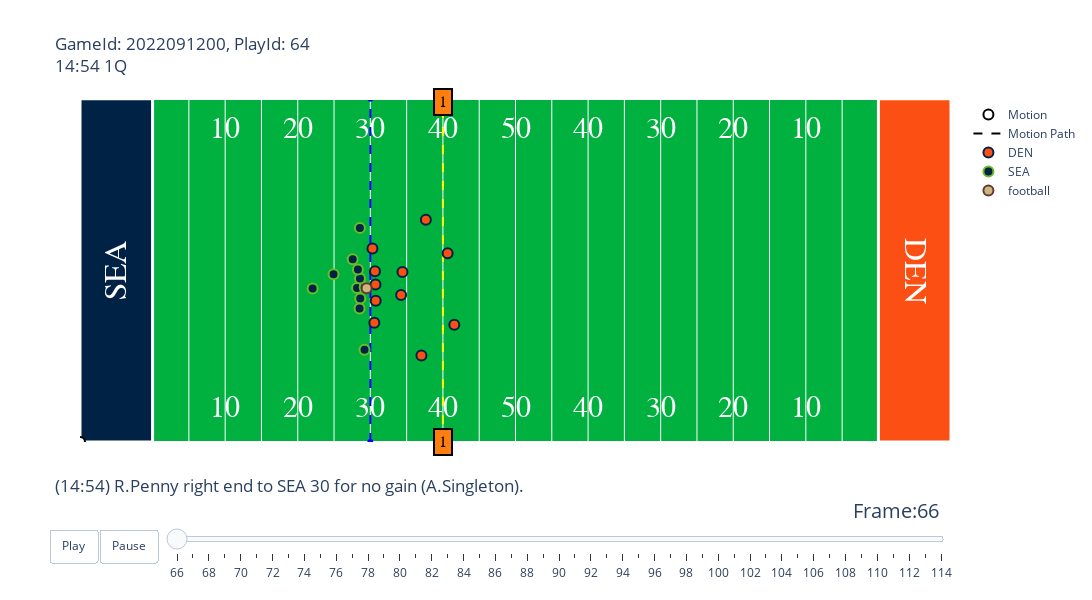

Here is the notebook cell this chart was saved with:
### Code cell
animate_play_with_motion(GAMES_DF, TRACKING_WEEK_1, PLAYS_DF, PLAYERS_DF, EX_PLAY[0], EX_PLAY[1], start_frame=play_motion_frames[EX_PLAY][0][0], end_frame=play_motion_frames[EX_PLAY][0][1]).show()

### Figure 1 — Plotly figure (JSON) as saved in the notebook; plotly's stock layout.template omitted (floating-point values rounded to 4 significant figures)
{"data": [{"hoverinfo": "none", "mode": "text", "showlegend": false, "text": ["10", "20", "30", "40", "50", "40", "30", "20", "10"], "textfont": {"color": "#ffffff", "family": "Courier New, monospace", "size": 30}, "type": "scatter", "x": [20, 30, 40, 50, 60, 70, 80, 90, 100], "y": [5, 5, 5, 5, 5, 5, 5, 5, 5]}, {"hoverinfo": "none", "mode": "text", "showlegend": false, "text": ["10", "20", "30", "40", "50", "40", "30", "20", "10"], "textfont": {"color": "#ffffff", "family": "Courier New, monospace", "size": 30}, "type": "scatter", "x": [20, 30, 40, 50, 60, 70, 80, 90, 100], "y": [48.5, 48.5, 48.5, 48.5, 48.5, 48.5, 48.5, 48.5, 48.5]}, {"hoverinfo": "none", "line": {"color": "blue", "dash": "dash"}, "showlegend": false, "type": "scatter", "x": [40, 40], "y": [0, 53.5]}, {"hoverinfo": "none", "line": {"color": "yellow", "dash": "dash"}, "showlegend": false, "type": "scatter", "x": [50, 50], "y": [0, 53.5]}, {"fill": "toself", "fillcolor": "#002244", "hoverinfo": "skip", "line": {"color": "white", "width": 3}, "mode": "lines", "opacity": 1, "showlegend": false, "type": "scatter", "x": [0, 0, 10, 10, 0], "y": [0, 53.5, 53.5, 0, 0]}, {"fill": "toself", "fillcolor": "#FB4F14", "hoverinfo": "skip", "line": {"color": "white", "width": 3}, "mode": "lines", "opacity": 1, "showlegend": false, "type": "scatter", "x": [110, 110, 120, 120, 110], "y": [0, 53.5, 53.5, 0, 0]}, {"marker": {"color": "white", "line": {"color": "black", "width": 2}, "size": 10}, "mode": "markers", "name": "Motion", "type": "scatter", "x": [0], "y": [0]}, {"line": {"color": "black", "dash": "dash", "width": 2}, "mode": "lines", "name": "Motion Path", "showlegend": true, "type": "scatter", "x": [0], "y": [0]}, {"hoverinfo": "text", "marker": {"color": "#FB4F14", "line": {"color": "#002244", "width": 2}, "size": 10}, "mode": "markers", "name": "DEN", "type": "scatter", "x": [50.65, 47.04, 40.55, 40.74, 44.43, 51.57, 40.71, 40.29, 40.64, 44.24, 47.65], "y": [29.42, 13.48, 18.59, 22, 26.48, 18.27, 24.54, 30.17, 26.6, 22.9, 34.65]}, {"hoverinfo": "text", "marker": {"color": "#002244", "line": {"color": "#69BE28", "width": 2}, "size": 10}, "mode": "markers", "name": "SEA", "type": "scatter", "x": [38.17, 38.61, 39.2, 39.23, 32.05, 34.93, 37.57, 38.56, 38.57, 38.29, 38.52], "y": [24, 22.37, 14.37, 24.1, 23.94, 26.16, 28.49, 33.37, 25.5, 26.88, 20.79]}, {"hoverinfo": "none", "marker": {"color": "#CBB67C", "line": {"color": "#663831", "width": 2}, "size": 10}, "mode": "markers", "name": "football", "type": "scatter", "x": [39.49], "y": [23.97]}], "layout": {"annotations": [{"align": "center", "bgcolor": "#ff7f0e", "bordercolor": "black", "borderpad": 4, "borderwidth": 2, "font": {"color": "black", "family": "Courier New, monospace", "size": 16}, "opacity": 1, "showarrow": false, "text": "1", "x": 50, "y": 0}, {"align": "center", "bgcolor": "#ff7f0e", "bordercolor": "black", "borderpad": 4, "borderwidth": 2, "font": {"color": "black", "family": "Courier New, monospace", "size": 16}, "opacity": 1, "showarrow": false, "text": "1", "x": 50, "y": 53}, {"font": {"color": "White", "family": "Courier New, monospace", "size": 32}, "showarrow": false, "text": "SEA", "textangle": -90, "x": 5, "y": 26.75}, {"font": {"color": "White", "family": "Courier New, monospace", "size": 32}, "showarrow": false, "text": "DEN", "textangle": 90, "x": 115, "y": 26.75}], "autosize": false, "height": 600, "plot_bgcolor": "#00B140", "sliders": [{"active": 0, "currentvalue": {"font": {"size": 20}, "prefix": "Frame:", "visible": true, "xanchor": "right"}, "len": 0.9, "pad": {"b": 10, "t": 50}, "steps": [{"args": [[66], {"frame": {"duration": 100, "redraw": false}, "mode": "immediate", "transition": {"duration": 0}}], "label": "66", "method": "animate"}, {"args": [[67], {"frame": {"duration": 100, "redraw": false}, "mode": "immediate", "transition": {"duration": 0}}], "label": "67", "method": "animate"}, {"args": [[68], {"frame": {"duration": 100, "redraw": false}, "mode": "immediate", "transition": {"duration": 0}}], "label": "68", "method": "animate"}, {"args": [[69], {"frame": {"duration": 100, "redraw": false}, "mode": "immediate", "transition": {"duration": 0}}], "label": "69", "method": "animate"}, {"args": [[70], {"frame": {"duration": 100, "redraw": false}, "mode": "immediate", "transition": {"duration": 0}}], "label": "70", "method": "animate"}, {"args": [[71], {"frame": {"duration": 100, "redraw": false}, "mode": "immediate", "transition": {"duration": 0}}], "label": "71", "method": "animate"}, {"args": [[72], {"frame": {"duration": 100, "redraw": false}, "mode": "immediate", "transition": {"duration": 0}}], "label": "72", "method": "animate"}, {"args": [[73], {"frame": {"duration": 100, "redraw": false}, "mode": "immediate", "transition": {"duration": 0}}], "label": "73", "method": "animate"}, {"args": [[74], {"frame": {"duration": 100, "redraw": false}, "mode": "immediate", "transition": {"duration": 0}}], "label": "74", "method": "animate"}, {"args": [[75], {"frame": {"duration": 100, "redraw": false}, "mode": "immediate", "transition": {"duration": 0}}], "label": "75", "method": "animate"}, {"args": [[76], {"frame": {"duration": 100, "redraw": false}, "mode": "immediate", "transition": {"duration": 0}}], "label": "76", "method": "animate"}, {"args": [[77], {"frame": {"duration": 100, "redraw": false}, "mode": "immediate", "transition": {"duration": 0}}], "label": "77", "method": "animate"}, {"args": [[78], {"frame": {"duration": 100, "redraw": false}, "mode": "immediate", "transition": {"duration": 0}}], "label": "78", "method": "animate"}, {"args": [[79], {"frame": {"duration": 100, "redraw": false}, "mode": "immediate", "transition": {"duration": 0}}], "label": "79", "method": "animate"}, {"args": [[80], {"frame": {"duration": 100, "redraw": false}, "mode": "immediate", "transition": {"duration": 0}}], "label": "80", "method": "animate"}, {"args": [[81], {"frame": {"duration": 100, "redraw": false}, "mode": "immediate", "transition": {"duration": 0}}], "label": "81", "method": "animate"}, {"args": [[82], {"frame": {"duration": 100, "redraw": false}, "mode": "immediate", "transition": {"duration": 0}}], "label": "82", "method": "animate"}, {"args": [[83], {"frame": {"duration": 100, "redraw": false}, "mode": "immediate", "transition": {"duration": 0}}], "label": "83", "method": "animate"}, {"args": [[84], {"frame": {"duration": 100, "redraw": false}, "mode": "immediate", "transition": {"duration": 0}}], "label": "84", "method": "animate"}, {"args": [[85], {"frame": {"duration": 100, "redraw": false}, "mode": "immediate", "transition": {"duration": 0}}], "label": "85", "method": "animate"}, {"args": [[86], {"frame": {"duration": 100, "redraw": false}, "mode": "immediate", "transition": {"duration": 0}}], "label": "86", "method": "animate"}, {"args": [[87], {"frame": {"duration": 100, "redraw": false}, "mode": "immediate", "transition": {"duration": 0}}], "label": "87", "method": "animate"}, {"args": [[88], {"frame": {"duration": 100, "redraw": false}, "mode": "immediate", "transition": {"duration": 0}}], "label": "88", "method": "animate"}, {"args": [[89], {"frame": {"duration": 100, "redraw": false}, "mode": "immediate", "transition": {"duration": 0}}], "label": "89", "method": "animate"}, {"args": [[90], {"frame": {"duration": 100, "redraw": false}, "mode": "immediate", "transition": {"duration": 0}}], "label": "90", "method": "animate"}, {"args": [[91], {"frame": {"duration": 100, "redraw": false}, "mode": "immediate", "transition": {"duration": 0}}], "label": "91", "method": "animate"}, {"args": [[92], {"frame": {"duration": 100, "redraw": false}, "mode": "immediate", "transition": {"duration": 0}}], "label": "92", "method": "animate"}, {"args": [[93], {"frame": {"duration": 100, "redraw": false}, "mode": "immediate", "transition": {"duration": 0}}], "label": "93", "method": "animate"}, {"args": [[94], {"frame": {"duration": 100, "redraw": false}, "mode": "immediate", "transition": {"duration": 0}}], "label": "94", "method": "animate"}, {"args": [[95], {"frame": {"duration": 100, "redraw": false}, "mode": "immediate", "transition": {"duration": 0}}], "label": "95", "method": "animate"}, {"args": [[96], {"frame": {"duration": 100, "redraw": false}, "mode": "immediate", "transition": {"duration": 0}}], "label": "96", "method": "animate"}, {"args": [[97], {"frame": {"duration": 100, "redraw": false}, "mode": "immediate", "transition": {"duration": 0}}], "label": "97", "method": "animate"}, {"args": [[98], {"frame": {"duration": 100, "redraw": false}, "mode": "immediate", "transition": {"duration": 0}}], "label": "98", "method": "animate"}, {"args": [[99], {"frame": {"duration": 100, "redraw": false}, "mode": "immediate", "transition": {"duration": 0}}], "label": "99", "method": "animate"}, {"args": [[100], {"frame": {"duration": 100, "redraw": false}, "mode": "immediate", "transition": {"duration": 0}}], "label": "100", "method": "animate"}, {"args": [[101], {"frame": {"duration": 100, "redraw": false}, "mode": "immediate", "transition": {"duration": 0}}], "label": "101", "method": "animate"}, {"args": [[102], {"frame": {"duration": 100, "redraw": false}, "mode": "immediate", "transition": {"duration": 0}}], "label": "102", "method": "animate"}, {"args": [[103], {"frame": {"duration": 100, "redraw": false}, "mode": "immediate", "transition": {"duration": 0}}], "label": "103", "method": "animate"}, {"args": [[104], {"frame": {"duration": 100, "redraw": false}, "mode": "immediate", "transition": {"duration": 0}}], "label": "104", "method": "animate"}, {"args": [[105], {"frame": {"duration": 100, "redraw": false}, "mode": "immediate", "transition": {"duration": 0}}], "label": "105", "method": "animate"}, {"args": [[106], {"frame": {"duration": 100, "redraw": false}, "mode": "immediate", "transition": {"duration": 0}}], "label": "106", "method": "animate"}, {"args": [[107], {"frame": {"duration": 100, "redraw": false}, "mode": "immediate", "transition": {"duration": 0}}], "label": "107", "method": "animate"}, {"args": [[108], {"frame": {"duration": 100, "redraw": false}, "mode": "immediate", "transition": {"duration": 0}}], "label": "108", "method": "animate"}, {"args": [[109], {"frame": {"duration": 100, "redraw": false}, "mode": "immediate", "transition": {"duration": 0}}], "label": "109", "method": "animate"}, {"args": [[110], {"frame": {"duration": 100, "redraw": false}, "mode": "immediate", "transition": {"duration": 0}}], "label": "110", "method": "animate"}, {"args": [[111], {"frame": {"duration": 100, "redraw": false}, "mode": "immediate", "transition": {"duration": 0}}], "label": "111", "method": "animate"}, {"args": [[112], {"frame": {"duration": 100, "redraw": false}, "mode": "immediate", "transition": {"duration": 0}}], "label": "112", "method": "animate"}, {"args": [[113], {"frame": {"duration": 100, "redraw": false}, "mode": "immediate", "transition": {"duration": 0}}], "label": "113", "method": "animate"}, {"args": [[114], {"frame": {"duration": 100, "redraw": false}, "mode": "immediate", "transition": {"duration": 0}}], "label": "114", "method": "animate"}], "transition": {"duration": 300, "easing": "cubic-in-out"}, "x": 0.1, "xanchor": "left", "y": 0, "yanchor": "top"}], "title": {"text": "GameId: 2022091200, PlayId: 64<br>14:54 1Q<br><br><br><br><br><br><br><br><br><br><br><br><br><br><br><br><br><br><br>(14:54) R.Penny right end to SEA 30 for no gain (A.Singleton)."}, "updatemenus": [{"buttons": [{"args": [null, {"frame": {"duration": 100, "redraw": false}, "fromcurrent": true, "transition": {"duration": 0}}], "label": "Play", "method": "animate"}, {"args": [[null], {"frame": {"duration": 0, "redraw": false}, "mode": "immediate", "transition": {"duration": 0}}], "label": "Pause", "method": "animate"}], "direction": "left", "pad": {"r": 10, "t": 87}, "showactive": false, "type": "buttons", "x": 0.1, "xanchor": "right", "y": 0, "yanchor": "top"}], "width": 1200, "xaxis": {"autorange": false, "range": [0, 120], "showticklabels": false, "tickmode": "array", "tickvals": [10, 15, 20, 25, 30, 35, 40, 45, 50, 55, 60, 65, 70, 75, 80, 85, 90, 95, 100, 105, 110]}, "yaxis": {"autorange": false, "range": [0, 53.3], "showgrid": false, "showticklabels": false}}}
